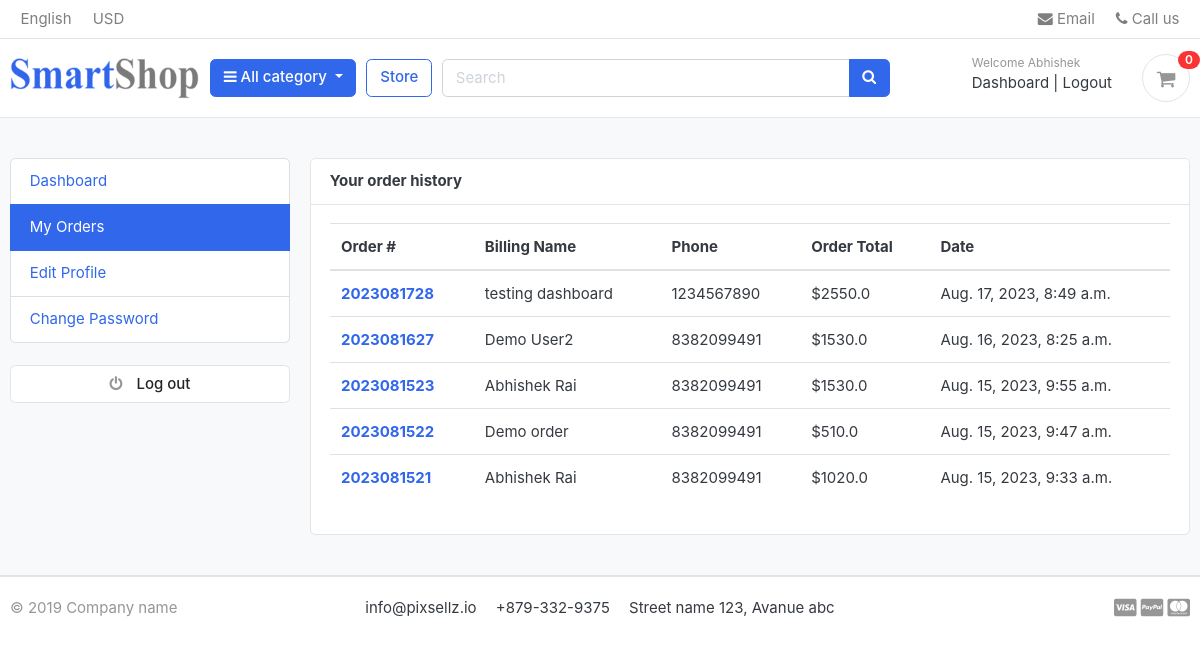
Page /accounts/my_orders/ (signed in) on the committed database.
### accounts/models.py (models this page shows, shortened)
class Account(AbstractBaseUser):
    first_name = models.CharField(max_length=50)
    last_name = models.CharField(max_length=50)
    username = models.CharField(max_length=50, unique=True)
    email = models.EmailField(max_length=100, unique=True)
    phone_number = models.CharField(max_length=12)
    date_joined = models.DateTimeField(auto_now_add=True)
    last_login = models.DateTimeField(auto_now_add=True)
    is_admin = models.BooleanField(default=False)
    is_staff = models.BooleanField(default=False)
    is_active = models.BooleanField(default=False)
    is_superadmin = models.BooleanField(default=False)
    USERNAME_FIELD = 'email'
    REQUIRED_FIELDS = ['username', 'first_name', 'last_name']
    objects = MyAccountManager()

### orders/models.py (models this page shows, shortened)
class Order(models.Model):
    STATUS = (
        ('New', 'New'),
        ('Accepted', 'Accepted'),
        ('Completed', 'Completed'),
        ('Cancelled', 'Cancelled'),
    )
    user = models.ForeignKey(Account, on_delete=models.SET_NULL, null=True)
    payment = models.ForeignKey(Payment, on_delete=models.SET_NULL, blank=True, null=True)
    order_number = models.CharField(max_length=20)
    first_name = models.CharField(max_length=50)
    last_name = models.CharField(max_length=50)
    phone = models.CharField(max_length=15)
    email = models.EmailField(max_length=50)
    address_line_1 = models.CharField(max_length=50)
    address_line_2 = models.CharField(max_length=50, blank=True)
    country = models.CharField(max_length=50)
    state = models.CharField(max_length=50)
    city = models.CharField(max_length=50)
    order_note = models.CharField(max_length=100, blank=True)
    order_total = models.FloatField()
    tax = models.FloatField()
    status = models.CharField(max_length=10, choices=STATUS, default='New')
    ip = models.CharField(blank=True, max_length=20)
    is_ordered = models.BooleanField(default=False)
    created_at = models.DateTimeField(auto_now_add=True)
    updated_at = models.DateTimeField(auto_now=True)
    def full_name(self):
        return f'{self.first_name} {self.last_name}'

### accounts/views.py (the view)
# urls.py: path('my_orders/', views.my_orders, name='my_orders'),
@login_required(login_url='login')
def my_orders(request):
    orders = Order.objects.filter(user=request.user, is_ordered=True).order_by('-created_at')
    context = {
        'orders': orders,
    }
    return render(request, 'accounts/my_orders.html', context)

### carts/context_processors.py (called while the page is built)
def counter(request):
    cart_count = 0
    if 'admin' in request.path:
        return {}
    else:
        try:
            cart = Cart.objects.filter(cart_id=_cart_id(request))
            if request.user.is_authenticated:
                cart_items = CartItem.objects.all().filter(user=request.user)
            else:
                cart_items = CartItem.objects.all().filter(cart=cart[:1])
            for cart_item in cart_items:
                cart_count += cart_item.quantity
        except Cart.DoesNotExist:
            cart_count = 0
    return dict(cart_count=cart_count)

### carts/views.py (called while the page is built)
def _cart_id(request):
    cart = request.session.session_key
    if not cart:
        cart = request.session.create()
    return cart

### category/context_processors.py (called while the page is built)
def menu_links(request):
    links = Category.objects.all()
    return dict(links=links)

### category/models.py (called while the page is built)
    def get_url(self):
        return reverse('products_by_category', args=[self.slug])

### templates/accounts/my_orders.html (shortened to what this page needs)
{% extends 'base.html' %}
{% block content %}
<section class="section-conten padding-y bg">
<div class="container">
	<div class="row">
	{% include 'includes/dashboard_sidebar.html' %}
	<main class="col-md-9">
		<article class="card">
		<header class="card-header">
			<strong class="d-inline-block mr-3">Your order history</strong>
		</header>
		<div class="card-body">
			<div class="row">
			<div class="col-md-12">
				<table class="table table-hover">
				  <thead>
				    <tr>
				      <th scope="col">Order #</th>
				      <th scope="col">Billing Name</th>
				      <th scope="col">Phone</th>
				      <th scope="col">Order Total</th>
							<th scope="col">Date</th>
				    </tr>
				  </thead>
				  <tbody>
						{% for order in orders %}
				    <tr>
				      <th scope="row"><a href="{% url 'order_detail' order.order_number %}">{{order.order_number}}</a></th>
				      <td>{{order.full_name}}</td>
				      <td>{{order.phone}}</td>
				      <td>${{order.order_total}}</td>
							<td>{{order.created_at}}</td>
				    </tr>
				{% endfor %}
				  </tbody>
				</table>
			</div>
			</div>
		</div>
		</article>
	</main>
</div>
</div>
</section>
{% endblock %}

### templates/includes/navbar.html (shortened to what this page needs)
{% load static %}
<header class="section-header">
    <nav class="navbar p-md-0 navbar-expand-sm navbar-light border-bottom">
    <div class="container">
      <div class="collapse navbar-collapse" id="navbarTop4">
        <ul class="navbar-nav mr-auto">
            <li class="nav-item dropdown">
                 <a href="#" class="nav-link">   English </a>
            </li>
            <li class="nav-item dropdown">
                <a href="#" class="nav-link"> USD </a>
            </li>
        </ul>
        <ul class="navbar-nav">
            <li><a href="#" class="nav-link"> <i class="fa fa-envelope"></i> Email </a></li>
            <li><a href="#" class="nav-link"> <i class="fa fa-phone"></i> Call us </a></li>
        </ul>
      </div>
    </div>
    </nav>
    <section class="header-main border-bottom">
        <div class="container">
    <div class="row align-items-center">
        <div class="col-lg-2 col-md-3 col-6">
            <a href="{% url 'home' %}" class="brand-wrap">
                <img class="logo" src="{% static './images/logo.png' %}">
            </a>
        </div>
        <div class="col-lg col-sm col-md col-6 flex-grow-0">
            <div class="category-wrap dropdown d-inline-block float-right">
                <button type="button" class="btn btn-primary dropdown-toggle" data-toggle="dropdown">
                    <i class="fa fa-bars"></i> All category
                </button>
            </div>
        </div>
        <a href="{% url 'store' %}" class="btn btn-outline-primary">Store</a>
        <div class="col-lg  col-md-6 col-sm-12 col">
            <form action="{% url 'search' %}" class="search" method='GET'>
                <div class="input-group w-100">
                    <input type="text" class="form-control" style="width:60%;" placeholder="Search" name="keyword" required>
                    <div class="input-group-append">
                      <button class="btn btn-primary" type="submit">
                        <i class="fa fa-search"></i>
                      </button>
                    </div>
                </div>
            </form>
        </div>
        <div class="col-lg-3 col-sm-6 col-8 order-2 order-lg-3">
                    <div class="d-flex justify-content-end mb-3 mb-lg-0">
                        {% if user.id is None %}
                        <div class="widget-header">
                            <small class="title text-muted">Welcome guest!</small>
                            <div>
                                <a href="{% url 'login' %}">Sign in</a> <span class="dark-transp"> | </span>
                                <a href="{% url 'register' %}"> Register</a>
                            </div>
                        </div>
                        {% else %}
                        <div class="widget-header">
                            <small class="title text-muted">Welcome {{user.first_name}}</small>
                            <div>
                                <a href="{% url 'dashboard' %}">Dashboard</a> <span class="dark-transp"> | </span>
                                <a href="{% url 'logout' %}">Logout</a>
                            </div>
                        </div>
                        {%endif%}
                        <a href="{% url 'cart' %}" class="widget-header pl-3 ml-3">
                            <div class="icon icon-sm rounded-circle border"><i class="fa fa-shopping-cart"></i></div>
                            <span class="badge badge-pill badge-danger notify">{{ cart_count }}</span>
                        </a>
                    </div>
                </div>
    </div>
        </div>
    </section>
</header>

### static/css/ui.css (style rules this page uses)
html { font-family: "Inter", sans-serif; font-size: 15px; }
.icon-xs, .icon-sm, .icon-md, .icon-lg { display: inline-block; text-align: center; flex-shrink: 0; flex-grow: 0; }
.icon-sm { width: 48px; height: 48px; line-height: 48px !important; font-size: 20px; }
.padding-y { padding-top: 40px; padding-bottom: 40px; }
article:after, .form-group:after { display: block; clear: both; content: ""; }
.bg { background-color: #f8f9fa; }
.header-main { position: relative; padding-top: 1rem; padding-bottom: 1rem; }
.brand-wrap .logo, .navbar-brand .logo { margin-right: 7px; max-height: 42px; display: inline-block; }
.widget-header { display: inline-block; vertical-align: middle; position: relative; }
.widget-header a { color: #343a40; }
.widget-header i { color: #969696; }
.widget-header .title { display: block; }
.widget-header .notify { position: absolute; top: -3px; right: -10px; }
.notify { position: absolute; top: -4px; right: -10px; display: inline-block; padding: 0.25em 0.6em; font-size: 12px; line-height: 1; text-align: center; border-radius: 3rem; color: #fff; background-color: #fa3434; }

### rows in the picture
Account: first_name "Abhishek"
Order: order_number "2023081728", full_name "testing dashboard", phone "1234567890", order_total "2550.0", created_at "Aug. 17, 2023, 8:49 a.m."
Order: order_number "2023081627", full_name "Demo User2", phone "8382099491", order_total "1530.0", created_at "Aug. 16, 2023, 8:25 a.m."
Order: order_number "2023081523", full_name "Abhishek Rai", phone "8382099491", order_total "1530.0", created_at "Aug. 15, 2023, 9:55 a.m."
Order: order_number "2023081522", full_name "Demo order", phone "8382099491", order_total "510.0", created_at "Aug. 15, 2023, 9:47 a.m."
Order: order_number "2023081521", full_name "Abhishek Rai", phone "8382099491", order_total "1020.0", created_at "Aug. 15, 2023, 9:33 a.m."

### other values in the picture
{{ cart_count }} "0"
